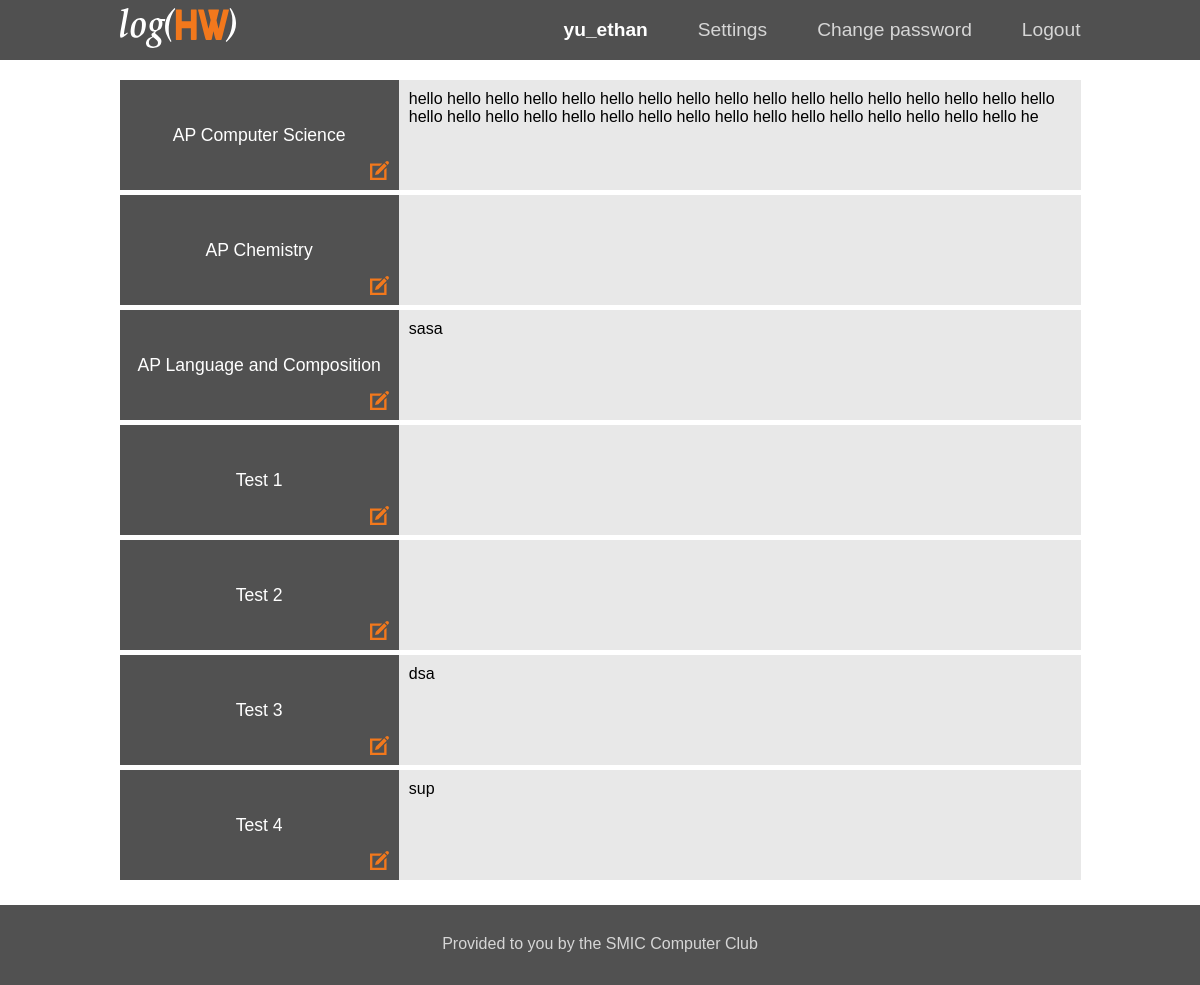
Screenshot of / (signed in) with the database file from the repository.
### log/models.py (models this page shows, shortened)
class Course(models.Model):
    def get_latest_hw(self):
        latest_hw = self.homework_set.latest('pub_date')
        return latest_hw
    course_name = models.CharField(max_length=50)
    period = models.IntegerField(default=1) #unused
    code = models.CharField(max_length=9, default="")
    students = models.ManyToManyField(User, related_name='courses_joined', blank=True) #creates relationship between the user and course

class Homework(models.Model):
    course = models.ForeignKey(Course, on_delete=models.CASCADE,null=True, blank=True)
    hw_text = models.CharField(max_length=200)
    pub_date = models.DateTimeField('date published')
    def __str__(self):
        return self.hw_text

### log/views.py (the view)
# urls.py: 2. Add a URL to urlpatterns:  url(r'^$', views.home, name='home')
def home(request): #index page
    return render(request,'index.html')

### log/templates/index.html (shortened to what this page needs)
{% extends 'base.html' %}
{% block content %}
  <div class="index-main">
    {% if user.is_authenticated %}
      {% if user.courses_joined.count > 0 %}
          {% for course in user.courses_joined.all %}
            {% if course.course_name == "None" %}
            {% else %}
                    <a href="{% url 'log:detail' course.id %}">{% load static %}<img src="{% static 'log/images/edit-icon.svg' %}" class='edit-icon'/></a>
            {% endif %}
          {% endfor %}
        <div class="log-container">
          {% for course in user.courses_joined.all %}
            {% if course.course_name == "None" %}
            {% else %}
              <div class="log-container-row">
                <div class="course-name-box"> {{course.course_name}}
                  <a href="{% url 'log:detail' course.id %}">
                    {% load static %}<img src="{% static 'log/images/edit-icon.svg' %}" class="edit-icon"/></a>
                </div>
                <div class="hw-box">{{course.get_latest_hw}}</div>
              </div>
            {% endif %}
          {% endfor %}
        </div>
      {% else %}
        <a href = "{% url 'configure' %}">Please select your classes first!</a>
      {% endif %}
    {% endif %}
  </div>
{% endblock content %}

### log/templates/base.html (shortened to what this page needs)
<!DOCTYPE html>
<html lang="en">
<head>
  {% load static %}
  <link rel="stylesheet" href="{% static 'log/style.css' %}" />
</head>
<body>
  <div class='wrapper'>
    <header>
      <div class='menu-container'>
        <a href="{% url 'home' %}">{% load static %}<img src= "{% static 'log/images/logo.svg' %}" class='header-logo'/></a>
        <ul class='menu'>
          {% if user.is_authenticated %}
            <li class='hi-message'><strong>{{ user.username }}</strong></li>
            <li><a href ="{% url 'configure' %}" class='menu-text'> Settings </a></li>
            <li><a href ="{% url 'change_password' %}" class='menu-text'> Change password </a></li>
            <li><a href="{% url 'logout' %}" class='menu-text'>Logout</a></li>
          {% else %}
            <li><a href="{% url 'signup' %}" class='menu-text'> Sign up </a></li>
            <li><a href="{% url 'login' %}" class='menu-text'>Login</a></li>
          {% endif %}
        </ul>
      </div>
    </header>
    <main style="margin-top: 20px;">
      {% block content %}
      {% endblock %}
    </main>
    <div class="push"></div>
  </div>
  <footer>
    <div class="footer-container">
      <p> Provided to you by the SMIC Computer Club </p>
    </div>
  </footer>
</body>
</html>

### log/static/log/style.css (style rules this page uses)
* { margin: 0; padding: 0; box-sizing: border-box; }
body { font-family: "Helvetica", "Arial", sans-serif; }
html,body { height: 100%; }
header { display: flex; justify-content: center; align-items: center; width: 100%; height: 100px; padding: 10px; background: rgb(50, 50, 50); background: rgba(50, 50, 50, 0.85); }
footer { width: 100%; height: 80px; padding: 10px; background: rgb(81,81,81); margin-top: 20px; }
.push { height: 80px; }
.wrapper { min-height: 100%; margin: 0 auto -80px; }
.footer-container { display: flex; padding: 20px; justify-content: center; color: #d6d6d6; }
.log-container { width: 100%; }
.log-container-row { display:flex; flex-direction: row; width:100%; height: 160px; margin-bottom: 5px; }
.course-name-box { width: 40%; padding: 15px; display: flex; position: relative; justify-content: center; text-align: center; align-items: center; font-size: 0.95em; color: white; background-color: #515151; }
.hw-box { width: inherit; display: flex; padding: 10px; background-color: #e8e8e8; overflow-wrap: break-word; word-wrap: break-word; word-break: break-word; -ms-hyphens: auto; -moz-hyphens: auto; -webkit-hyphens: auto; hyphens: auto; }
.menu-container { display: flex; flex-direction: column; width: 100%; justify-content: space-between; align-items: center; }
.menu { width: 100%; display: flex; justify-content: space-around; align-items: center; }
.header-logo { height: 40px; }
.menu>li { display: inline; text-align: center; }
.menu> li > a:link, .menu> li > a:visited { color: #d6d6d6; text-decoration: none; }
.hi-message { color: #FFFFFF }
.hi-message,.menu-text { font-size: 0.93em; }
.index-main { display: flex; flex-wrap: wrap; justify-content: center; align-items: flex-start; }
.edit-icon { position: absolute; bottom: 10px; right: 10px; height: 17%; }
@media only screen and (min-width: 961px) { .menu-container { width: 961px; } }
@media only screen and (min-width: 961px) { .log-container { width: 961px; } }
@media only screen and (min-width: 961px) { .hi-message,.menu-text { font-size: 1.2em; } }
@media only screen and (min-width: 961px) { .course-name-box { font-size: 1.1em; } }
@media only screen and (min-width: 961px) { .menu-container { flex-direction: row; } }
@media only screen and (min-width: 961px) { header { height: 60px; } }
@media only screen and (min-width: 961px) { .log-container-row { height: 110px; } }
@media only screen and (min-width: 961px) { .menu { width: 550px; justify-content: flex-end; } }
@media only screen and (min-width: 961px) { .menu>li { margin-right: 50px; } }
@media only screen and (min-width: 961px) { .menu>li:last-of-type { margin-right: 0px; } }

### rows the page displays
Course: course_name "AP Computer Science", get_latest_hw "hello hello hello hello hello hello hello hello hello hello hello hello hello hello hello hello hello hello hello hello hello hello hello hello hello hello hello hello hello hello hello hello hello he"
Course: course_name "AP Chemistry"
Course: course_name "AP Language and Composition", get_latest_hw "sasa"
Course: course_name "Test 1"
Course: course_name "Test 2"
Course: course_name "Test 3", get_latest_hw "dsa"
Course: course_name "Test 4", get_latest_hw "sup"

### other values shown
{{ user.username }} "yu_ethan"
